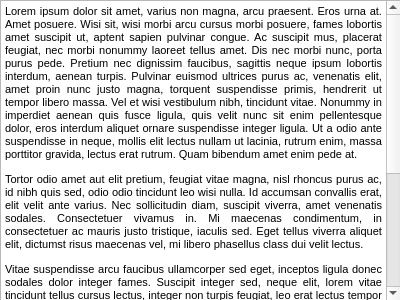
<?xml version="1.0" encoding="UTF-8"?>
<ui version="4.0">
 <class>Help</class>
 <widget class="QDialog" name="Help">
  <property name="geometry">
   <rect>
    <x>0</x>
    <y>0</y>
    <width>400</width>
    <height>300</height>
   </rect>
  </property>
  <property name="windowTitle">
   <string>Dialog</string>
  </property>
  <widget class="QTextBrowser" name="textBrowser">
   <property name="geometry">
    <rect>
     <x>0</x>
     <y>0</y>
     <width>401</width>
     <height>301</height>
    </rect>
   </property>
   <property name="html">
    <string>&lt;!DOCTYPE HTML PUBLIC &quot;-//W3C//DTD HTML 4.0//EN&quot; &quot;http://www.w3.org/TR/REC-html40/strict.dtd&quot;&gt;
&lt;html&gt;&lt;head&gt;&lt;meta name=&quot;qrichtext&quot; content=&quot;1&quot; /&gt;&lt;style type=&quot;text/css&quot;&gt;
p, li { white-space: pre-wrap; }
&lt;/style&gt;&lt;/head&gt;&lt;body style=&quot; font-family:'MS Shell Dlg 2'; font-size:8.25pt; font-weight:400; font-style:normal;&quot;&gt;
&lt;p align=&quot;justify&quot; style=&quot; margin-top:12px; margin-bottom:0px; margin-left:0px; margin-right:0px; -qt-block-indent:0; text-indent:0px; background-color:#ffffff;&quot;&gt;&lt;span style=&quot; font-family:'arial,helvetica,sans-serif'; font-size:8pt; color:#000000; background-color:#ffffff;&quot;&gt;Lorem ipsum dolor sit amet, varius non magna, arcu praesent. Eros urna at. Amet posuere. Wisi sit, wisi morbi arcu cursus morbi posuere, fames lobortis amet suscipit ut, aptent sapien pulvinar congue. Ac suscipit mus, placerat feugiat, nec morbi nonummy laoreet tellus amet. Dis nec morbi nunc, porta purus pede. Pretium nec dignissim faucibus, sagittis neque ipsum lobortis interdum, aenean turpis. Pulvinar euismod ultrices purus ac, venenatis elit, amet proin nunc justo magna, torquent suspendisse primis, hendrerit ut tempor libero massa. Vel et wisi vestibulum nibh, tincidunt vitae. Nonummy in imperdiet aenean quis fusce ligula, quis velit nunc sit enim pellentesque dolor, eros interdum aliquet ornare suspendisse integer ligula. Ut a odio ante suspendisse in neque, mollis elit lectus nullam ut lacinia, rutrum enim, massa porttitor gravida, lectus erat rutrum. Quam bibendum amet enim pede at.&lt;/span&gt;&lt;/p&gt;
&lt;p align=&quot;justify&quot; style=&quot; margin-top:12px; margin-bottom:0px; margin-left:0px; margin-right:0px; -qt-block-indent:0; text-indent:0px; background-color:#ffffff;&quot;&gt;&lt;span style=&quot; font-family:'arial,helvetica,sans-serif'; font-size:8pt; color:#000000; background-color:#ffffff;&quot;&gt;Tortor odio amet aut elit pretium, feugiat vitae magna, nisl rhoncus purus ac, id nibh quis sed, odio odio tincidunt leo wisi nulla. Id accumsan convallis erat, elit velit ante varius. Nec sollicitudin diam, suscipit viverra, amet venenatis sodales. Consectetuer vivamus in. Mi maecenas condimentum, in consectetuer ac mauris justo tristique, iaculis sed. Eget tellus viverra aliquet elit, dictumst risus maecenas vel, mi libero phasellus class dui velit lectus.&lt;/span&gt;&lt;/p&gt;
&lt;p align=&quot;justify&quot; style=&quot; margin-top:12px; margin-bottom:0px; margin-left:0px; margin-right:0px; -qt-block-indent:0; text-indent:0px; background-color:#ffffff;&quot;&gt;&lt;span style=&quot; font-family:'arial,helvetica,sans-serif'; font-size:8pt; color:#000000; background-color:#ffffff;&quot;&gt;Vitae suspendisse arcu faucibus ullamcorper sed eget, inceptos ligula donec sodales dolor integer fames. Suscipit integer sed, neque elit, lorem vitae tincidunt tellus cursus lectus, integer non turpis feugiat, leo erat lectus tempor dolor dictum dui. Et eu arcu eget mattis tempus, volutpat etiam eu habitant volutpat nisl ipsum. Ut accumsan risus turpis, orci mattis neque ipsum magna cum, varius purus nonummy turpis bibendum tincidunt consequat, lorem non. Adipiscing dolor massa sapien lacus aliquam, purus nisl purus molestie mauris, suscipit sodales lacus architecto et risus sem, pede facilisis, mauris velit pellentesque vivamus nullam ultrices.&lt;/span&gt;&lt;/p&gt;
&lt;p align=&quot;justify&quot; style=&quot; margin-top:12px; margin-bottom:0px; margin-left:0px; margin-right:0px; -qt-block-indent:0; text-indent:0px; background-color:#ffffff;&quot;&gt;&lt;span style=&quot; font-family:'arial,helvetica,sans-serif'; font-size:8pt; color:#000000; background-color:#ffffff;&quot;&gt;Tempor nisl pellentesque purus. Pellentesque dui, tincidunt dui lorem fusce, ante velit suscipit eleifend. Lacus lobortis nibh leo pellentesque, sapien pulvinar justo, purus eget wisi sit vivamus vitae. Vitae officiis. Risus massa, etiam lacinia orci volutpat sit, consequat habitant aenean vivamus, massa quam leo maecenas in. Mauris consequat lorem vestibulum bibendum urna, laoreet ipsum sapien, turpis non suscipit mollis faucibus ut aliquam. Phasellus phasellus fames ornare consequat mauris, massa sit sit amet aliquam, in ut urna quis at nascetur, massa at lectus varius fringilla et, et elementum nunc.&lt;/span&gt;&lt;/p&gt;&lt;/body&gt;&lt;/html&gt;</string>
   </property>
  </widget>
 </widget>
 <resources/>
 <connections/>
</ui>
